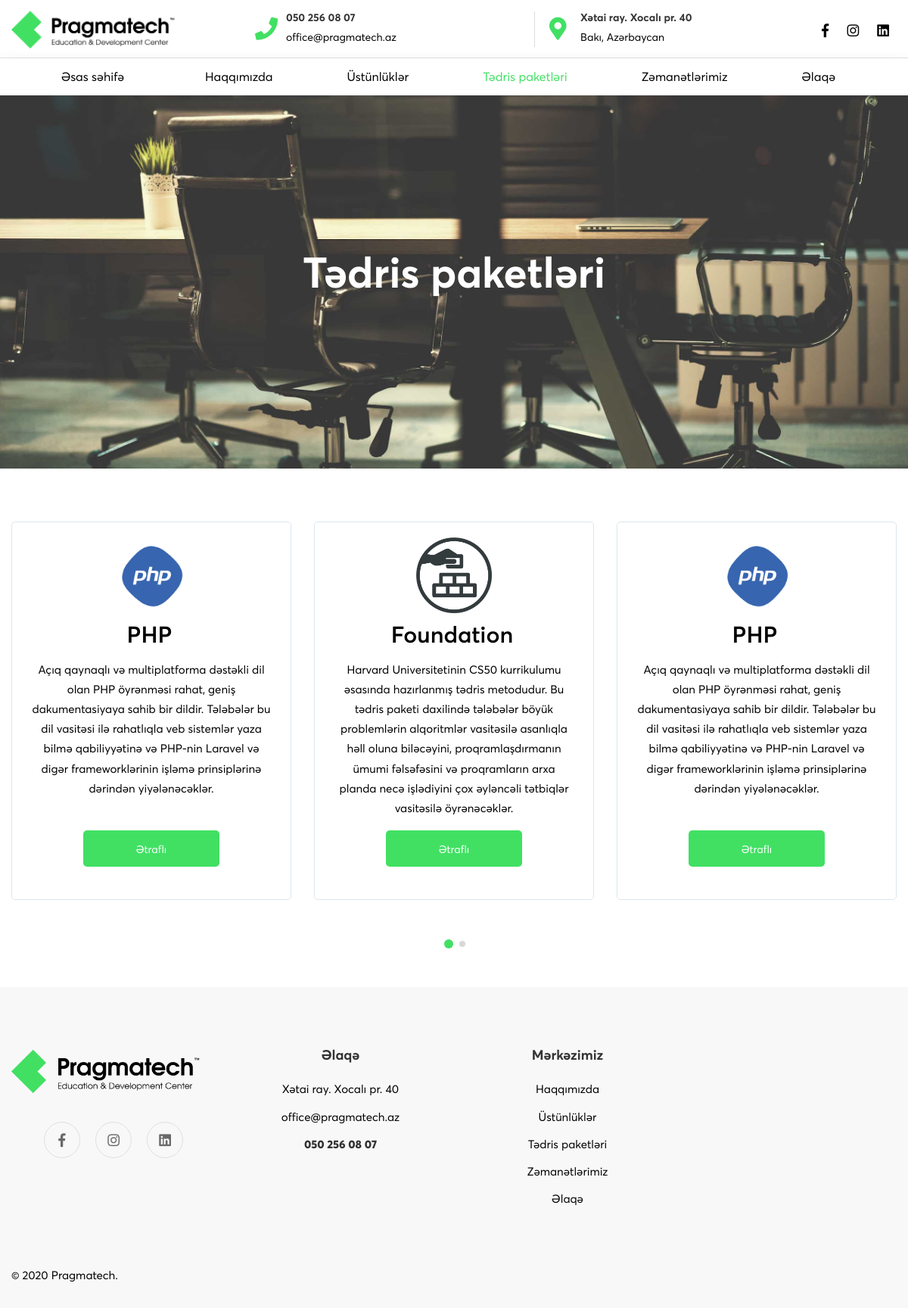
The app's page /tədris-paketləri with its own data.
### PragmatechApp/models.py (models this page shows)
class Package(Base):
    __tablename__ = 'Package'
    id = db.Column(db.Integer, primary_key=True)
    pack_img = db.Column(db.String(100), nullable=False)
    title = db.Column(db.Text, nullable=False)
    description = db.Column(db.Text, nullable=False)
    all_details = db.Column(db.Text, nullable=False)

### PragmatechApp/user/routes.py (the view)
@user.route('/tədris-paketləri')
def packages():
    packages = session.query(Package).all()
    selectedBanner = session.query(BannerImg).get(3)
    banner_file = url_for('static', filename='user_assets/images/site_pics/' + selectedBanner.banner_img)
    return render_template('training_packages.html', banner_file=banner_file, packages=packages)

### PragmatechApp/user/templates/training_packages.html
{% extends 'layout.html' %}
{% block main %}
<div class="site-wrapper-reveal">
    <div class="about-banner-wrap banner-space bg-img" data-bg="{{ banner_file }}">
        <div class="container">
            <div class="row">
                <div class="col-lg-8 ml-auto mr-auto">
                    <div class="about-banner-content text-center">
                        <h1 class="mb-15 text-white">Tədris paketləri</h1>
                    </div>
                </div>
            </div>
        </div>
    </div>
    <div class="carousel-sliders-wrapper section-space--ptb_100">
        <div class="container">
            <div class="row">
                <div class="col-lg-12">
                    <div class="swiper-container carousel-slider__container">
                        <div class="swiper-wrapper">
                            {% for package in packages %}
                                <div class="swiper-slide">
                                    <div class="carousel-slider wow move-up">
                                        <div class="carousel-slider__content text-center">
                                            <img src="{{ url_for('static', filename='user_assets/images/site_pics/' + package.pack_img) }}">
                                            <div class="pricing-table__price-wrap">
                                                <p>{{ package.title }}</p>
                                            </div>
                                            <div class="text">{{ package.description }}</div>
                                            <div class="pricing-table__footer">
                                                <a href="{{ url_for('user.package_details', pack_name= package.title) }}" class="ht-btn ht-btn-default btn--secondary">Ətraflı</a>
                                            </div>
                                        </div>
                                    </div>
                                </div>
                            {% endfor %}
                        </div>
                        <div class="swiper-pagination swiper-pagination-9 section-space--mt_50"></div>
                    </div>
                </div>
            </div>
        </div>
    </div>
</div>
{% endblock %}

### PragmatechApp/static/user_assets/css/new-changes.css (style rules this page uses)
.carousel-sliders-wrapper .swiper-container .swiper-wrapper .swiper-slide { border:1px solid #dce6ed;padding:20px 5px;border-radius:5px;transition:.5s linear;height:500px!important }
.carousel-sliders-wrapper .swiper-container .swiper-wrapper .swiper-slide .carousel-slider .carousel-slider__content img { width:100px }
.carousel-sliders-wrapper .swiper-container .swiper-wrapper .carousel-slider .carousel-slider__content { margin-top:0 }
.carousel-sliders-wrapper .swiper-container .swiper-wrapper .carousel-slider .carousel-slider__content .pricing-table__price-wrap { padding:5px;box-sizing:border-box;text-align:center }
.carousel-sliders-wrapper .swiper-container .swiper-wrapper .carousel-slider .carousel-slider__content .pricing-table__price-wrap p { font-size:30px;display:inline-block;margin-right:5px;font-weight:600;padding-bottom:10px;padding-top:5px;line-height:normal }
.carousel-sliders-wrapper .swiper-container .swiper-wrapper .carousel-slider .carousel-slider__content .text { margin-bottom:15px;height:200px }
.carousel-sliders-wrapper .swiper-container .swiper-wrapper .swiper-slide .carousel-slider__content .pricing-table__footer a { margin-top:10px;margin-bottom:10px }
.text-white { font-weight:700 }
.site-wrapper-reveal { position:relative }
.about-banner-wrap { background-size:cover;background-repeat:no-repeat;background-position:center;background-repeat:no-repeat;background-size:cover }

### records on screen
Package: pack_img (picture), title "PHP", description "Açıq qaynaqlı və multiplatforma dəstəkli dil olan PHP öyrənməsi rahat, geniş dakumentasiyaya sahib bir dildir. Tələbələr bu dil vasitəsi ilə rahatlıqla veb sistemlər yaza bilmə qabiliyyətinə və PHP-nin Laravel və digər frameworklərinin işləmə prinsiplərinə dərindən yiyələnəcəklər."
Package: pack_img (picture), title "Foundation", description "Harvard Universitetinin CS50 kurrikulumu əsasında hazırlanmış tədris metodudur. Bu tədris paketi daxilində tələbələr böyük problemlərin alqoritmlər vasitəsilə asanlıqla həll oluna biləcəyini, proqramlaşdırmanın ümumi fəlsəfəsini və proqramların arxa planda necə işlədiyini çox əyləncəli tətbiqlər vasitəsilə öyrənəcəklər."
